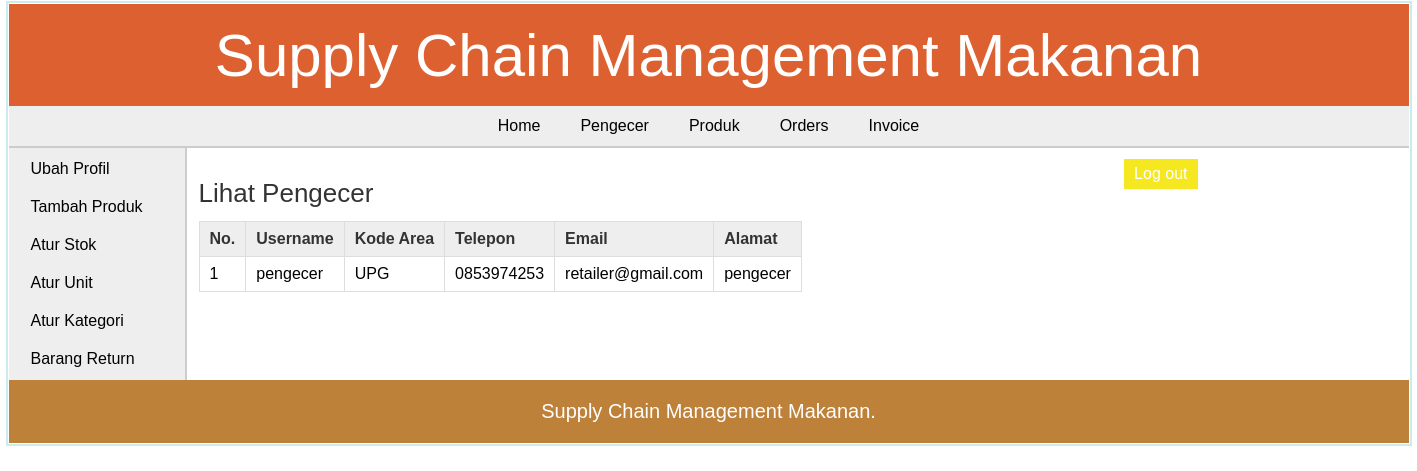
/manufacturer/view_retailer.php (signed in), run on the app's committed database.
### tables this page shows
CREATE TABLE `retailer` (
  `retailer_id` int(11) NOT NULL,
  `username` varchar(25) NOT NULL,
  `password` varchar(25) NOT NULL,
  `address` varchar(200) NOT NULL,
  `area_id` int(11) NOT NULL,
  `phone` varchar(12) NOT NULL,
  `email` varchar(50) DEFAULT NULL
);

CREATE TABLE `area` (
  `area_id` int(11) NOT NULL,
  `area_name` varchar(50) NOT NULL,
  `area_code` varchar(10) NOT NULL
);

### manufacturer/view_retailer.php (the view, shortened to what this page needs)
<?php
	include("../includes/config.php");
	if(isset($_SESSION['manufacturer_login'])) {
		if($_SESSION['manufacturer_login'] == true) {
			$query_selectRetailer = "SELECT * FROM retailer,area WHERE retailer.area_id=area.area_id";
			$result_selectRetailer = mysqli_query($con,$query_selectRetailer);
		}
		else {
			header('Location:../index.php');
		}
	}
	else {
		header('Location:../index.php');
	}
?>
<!DOCTYPE html>
<html>
<head>
	<link rel="stylesheet" href="../includes/main_style.css" >
</head>
<body>
	<?php
		include("../includes/header.inc.php");
		include("../includes/nav_manufacturer.inc.php");
		include("../includes/aside_manufacturer.inc.php");
	?>
	<section>
		<h1>Lihat Pengecer</h1>
		<form action="" method="POST" class="form">
		<table class="table_displayData">
			<tr>
				<th>No.</th>
				<th>Username</th>
				<th>Kode Area</th>
				<th>Telepon</th>
				<th>Email</th>
				<th>Alamat</th>
			</tr>
			<?php $i=1; while($row_selectRetailer = mysqli_fetch_array($result_selectRetailer)) { ?>
			<tr>
				<td> <?php echo $i; ?> </td>
				<td> <?php echo $row_selectRetailer['username']; ?> </td>
				<td> <?php echo $row_selectRetailer['area_code']; ?> </td>
				<td> <?php echo $row_selectRetailer['phone']; ?> </td>
				<td> <?php echo $row_selectRetailer['email']; ?> </td>
				<td> <?php echo $row_selectRetailer['address']; ?> </td>
			</tr>
			<?php $i++; } ?>
		</table>
		</form>
	</section>
	<?php
		include("../includes/footer.inc.php");
	?>
</body>
</html>

### includes/main_style.css (style rules this page uses)
* { font-family: arial,sans-serif; margin:0px; padding:1px; }
body { width:1400px; margin:auto; border:2px solid #cbecec; }
section { width:1000px; padding:10px; padding-bottom:40px; }
section h1 { margin-bottom:10px; font-weight:normal; color:#333; font-size: 26px; }
table { border-collapse: collapse; }
.table_displayData td, .table_displayData th { border:1px solid #ddd; padding: 8px 10px; text-align: left; }
.table_displayData th { background-color:#eee; color:#333; }

### data on the page
retailer: username "pengecer", area.area_code "UPG", phone "0853974253", email "retailer@gmail.com", address "pengecer"
